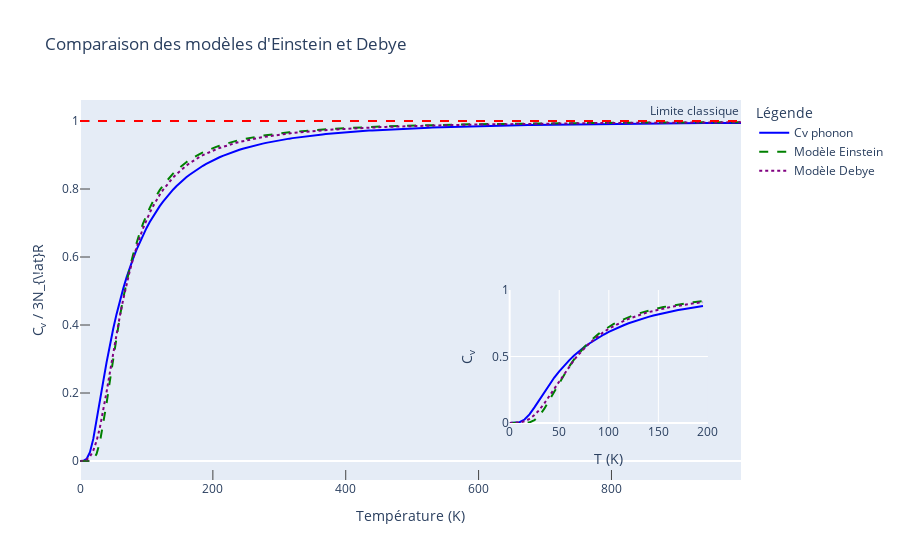

This figure's notebook cell:
### Markdown cell above
# Courbe de chaleur spécifique

### Code cell
Cv_E = Einstein(temperatures, theta_E_optimal)
Cv_D = np.array([Debye(T, theta_D_optimal) for T in temperatures])

fig = go.Figure()

fig.add_trace(go.Scatter(
    x=temperatures, y=cv_ph,
    mode='lines', line=dict(color='blue', width=2),
    name="Cv phonon"
))

fig.add_trace(go.Scatter(
    x=temperatures, y=Cv_E,
    mode='lines', line=dict(color='green', width=2, dash='dash'),
    name="Modèle Einstein"
))

fig.add_trace(go.Scatter(
    x=temperatures, y=Cv_D,
    mode='lines', line=dict(color='purple', width=2, dash='dot'),
    name="Modèle Debye"
))

fig.add_hline(y=1, line_width=2, line_color="red", line_dash="dash", annotation_text="Limite classique")

fig.update_layout(
    xaxis={'mirror': True, 'showgrid': False, 'ticks': 'inside', 'ticklen': 10},
    yaxis={'mirror': True, 'showgrid': False, 'ticks': 'inside', 'ticklen': 10},
    xaxis_title="Température (K)",
    yaxis_title="C<sub>v</sub> / 3N_{\!at}R",
    legend=dict(title="Légende"),
    title="Comparaison des modèles d'Einstein et Debye",
)

# Ajout du zoom en inset
fig.add_trace(go.Scatter(
    x=temperatures[temperatures < 200], y=cv_ph[temperatures < 200],
    mode='lines', line=dict(color='blue', width=2),
    showlegend=False,
    xaxis='x2', yaxis='y2'
))

fig.add_trace(go.Scatter(
    x=temperatures[temperatures < 200], y=Cv_E[temperatures < 200],
    mode='lines', line=dict(color='green', width=2, dash='dash'),
    showlegend=False,
    xaxis='x2', yaxis='y2'
))

fig.add_trace(go.Scatter(
    x=temperatures[temperatures < 200], y=Cv_D[temperatures < 200],
    mode='lines', line=dict(color='purple', width=2, dash='dot'),
    showlegend=False,
    xaxis='x2', yaxis='y2'
))

fig.update_layout(
    xaxis2=dict(domain=[0.65, 0.95], anchor='y2', title="T (K)", range=[0, 200]),
    yaxis2=dict(domain=[0.15, 0.5], anchor='x2', title="C<sub>v</sub>", range=[0, 1]),
)

fig.show()

### Figure 1 — Plotly figure (JSON) as saved in the notebook; plotly's stock layout.template omitted (floating-point values rounded to 4 significant figures; data arrays with more than 128 entries replaced by an {"elided": "..."} marker saying what was removed)
{"data": [{"line": {"color": "blue", "width": 2}, "mode": "lines", "name": "Cv phonon", "type": "scatter", "x": {"elided": "200 int values"}, "y": {"elided": "200 float values"}}, {"line": {"color": "green", "dash": "dash", "width": 2}, "mode": "lines", "name": "Modèle Einstein", "type": "scatter", "x": {"elided": "200 int values"}, "y": {"elided": "200 float values"}}, {"line": {"color": "purple", "dash": "dot", "width": 2}, "mode": "lines", "name": "Modèle Debye", "type": "scatter", "x": {"elided": "200 int values"}, "y": {"elided": "200 float values"}}, {"line": {"color": "blue", "width": 2}, "mode": "lines", "showlegend": false, "type": "scatter", "x": [0, 5, 10, 15, 20, 25, 30, 35, 40, 45, 50, 55, 60, 65, 70, 75, 80, 85, 90, 95, 100, 105, 110, 115, 120, 125, 130, 135, 140, 145, 150, 155, 160, 165, 170, 175, 180, 185, 190, 195], "xaxis": "x2", "y": [0, 0.0006174, 0.005964, 0.02591, 0.06504, 0.1175, 0.1757, 0.2341, 0.2898, 0.3415, 0.3889, 0.4319, 0.4711, 0.5067, 0.5392, 0.5689, 0.5961, 0.6211, 0.6441, 0.6653, 0.6848, 0.7029, 0.7197, 0.7352, 0.7496, 0.763, 0.7754, 0.787, 0.7978, 0.8079, 0.8173, 0.8261, 0.8343, 0.842, 0.8492, 0.856, 0.8624, 0.8683, 0.8739, 0.8792], "yaxis": "y2"}, {"line": {"color": "green", "dash": "dash", "width": 2}, "mode": "lines", "showlegend": false, "type": "scatter", "x": [0, 5, 10, 15, 20, 25, 30, 35, 40, 45, 50, 55, 60, 65, 70, 75, 80, 85, 90, 95, 100, 105, 110, 115, 120, 125, 130, 135, 140, 145, 150, 155, 160, 165, 170, 175, 180, 185, 190, 195], "xaxis": "x2", "y": [0, 6.203e-15, 7.895e-07, 0.0002802, 0.004454, 0.02118, 0.05607, 0.1074, 0.1695, 0.2361, 0.3025, 0.3659, 0.4246, 0.4781, 0.5262, 0.5692, 0.6075, 0.6416, 0.6719, 0.6989, 0.723, 0.7445, 0.7637, 0.781, 0.7966, 0.8106, 0.8233, 0.8348, 0.8453, 0.8548, 0.8635, 0.8715, 0.8788, 0.8855, 0.8917, 0.8975, 0.9027, 0.9076, 0.9122, 0.9164], "yaxis": "y2"}, {"line": {"color": "purple", "dash": "dot", "width": 2}, "mode": "lines", "showlegend": false, "type": "scatter", "x": [0, 5, 10, 15, 20, 25, 30, 35, 40, 45, 50, 55, 60, 65, 70, 75, 80, 85, 90, 95, 100, 105, 110, 115, 120, 125, 130, 135, 140, 145, 150, 155, 160, 165, 170, 175, 180, 185, 190, 195], "xaxis": "x2", "y": [0, 0.0004814, 0.003851, 0.013, 0.03074, 0.05928, 0.09896, 0.1479, 0.203, 0.2608, 0.3184, 0.3741, 0.4264, 0.4749, 0.5192, 0.5595, 0.5958, 0.6286, 0.6581, 0.6847, 0.7086, 0.7301, 0.7496, 0.7672, 0.7831, 0.7975, 0.8106, 0.8226, 0.8335, 0.8435, 0.8526, 0.861, 0.8688, 0.8759, 0.8824, 0.8885, 0.8942, 0.8994, 0.9043, 0.9088], "yaxis": "y2"}], "layout": {"annotations": [{"showarrow": false, "text": "Limite classique", "x": 1, "xanchor": "right", "xref": "x domain", "y": 1, "yanchor": "bottom", "yref": "y"}], "legend": {"title": {"text": "Légende"}}, "shapes": [{"line": {"color": "red", "dash": "dash", "width": 2}, "type": "line", "x0": 0, "x1": 1, "xref": "x domain", "y0": 1, "y1": 1, "yref": "y"}], "title": {"text": "Comparaison des modèles d'Einstein et Debye"}, "xaxis": {"mirror": true, "showgrid": false, "ticklen": 10, "ticks": "inside", "title": {"text": "Température (K)"}}, "xaxis2": {"anchor": "y2", "domain": [0.65, 0.95], "range": [0, 200], "title": {"text": "T (K)"}}, "yaxis": {"mirror": true, "showgrid": false, "ticklen": 10, "ticks": "inside", "title": {"text": "C<sub>v</sub> / 3N_{\\!at}R"}}, "yaxis2": {"anchor": "x2", "domain": [0.15, 0.5], "range": [0, 1], "title": {"text": "C<sub>v</sub>"}}}}
